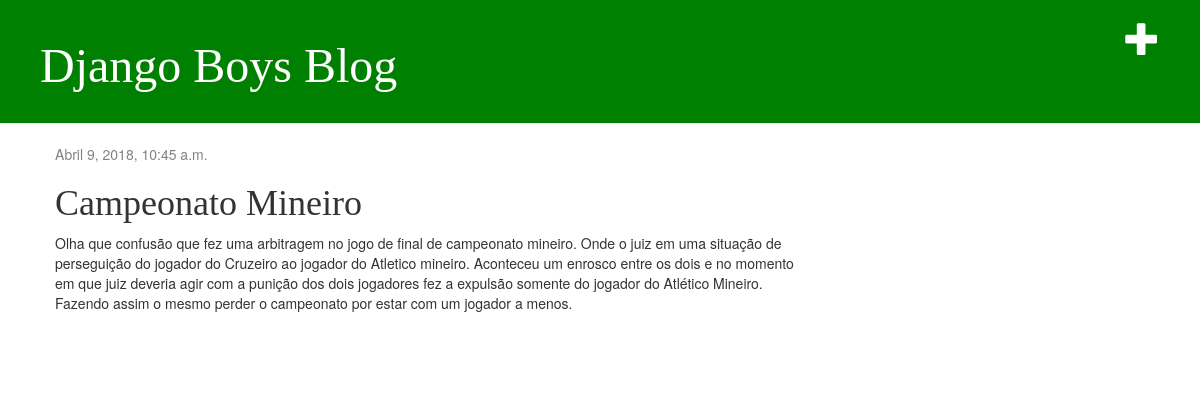
The app's page /post/1/ with its own data.
### blog/models.py (models this page shows, shortened)
class Post(models.Model):
    author = models.ForeignKey('auth.User', on_delete=models.CASCADE)
    title = models.CharField(max_length=200)
    text = models.TextField()
    created_date = models.DateTimeField(
            default=timezone.now)
    published_date = models.DateTimeField(
            blank=True, null=True)

### blog/views.py (the view)
# urls.py: url(r'^post/(?P<pk>[0-9]+)/$', views.post_detail, name='post_detail'),
def post_detail(request, pk):
    post = get_object_or_404(Post, pk=pk)
    return render(request, 'blog/post_detail.html', {'post': post})

### blog/templates/blog/post_detail.html (shortened to what this page needs)
{% extends 'blog/base.html' %}
{% block content %}
    <div class="post">
        {% if post.published_date %}
            <div class="date">
                {{ post.published_date }}
            </div>
        {% endif %}
        <h1>{{ post.title }}</h1>
        <p>{{ post.text|linebreaksbr }}</p>
    </div>
{% endblock %}

### blog/static/css/blog.css (style rules this page uses)
h1, h2, h3, h4 { font-family: 'Cormorant Garamond', serif; }
.date { color: #828282; }
.post { margin-bottom: 70px; }

### records on screen
Post: published_date "Abril 9, 2018, 10:45 a.m.", title "Campeonato Mineiro", text "Olha que confusão que fez uma arbitragem no jogo de final de campeonato mineiro. Onde o juiz em uma situação de perseguição do jogador do Cruzeiro ao jogador do Atletico mineiro. Aconteceu um enrosco entre os dois e no momento em que juiz deveria agir com a punição dos dois jogadores fez a expulsão somente do jogador do Atlético Mineiro. Fazendo assim o mesmo perder o campeonato por estar com um jogador a menos."
